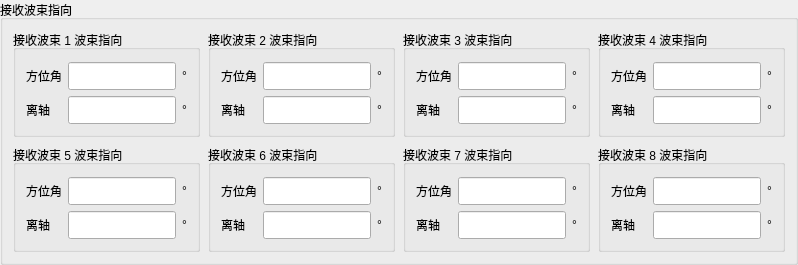
               <widget class="QGroupBox" name="gbRxBeamPointingPanel">
                <property name="title">
                 <string>接收波束指向</string>
                </property>
                <layout class="QGridLayout" name="layoutRxBeamPointingGrid">
                 <property name="leftMargin">
                  <number>10</number>
                 </property>
                 <property name="topMargin">
                  <number>10</number>
                 </property>
                 <property name="rightMargin">
                  <number>10</number>
                 </property>
                 <property name="bottomMargin">
                  <number>10</number>
                 </property>
                 <property name="spacing">
                  <number>8</number>
                 </property>
                 <item row="0" column="0">
                  <widget class="QGroupBox" name="gbRxBeamPointing1">
                   <property name="title">
                    <string>接收波束 1 波束指向</string>
                   </property>
                   <layout class="QGridLayout" name="layoutRxBeamPointing1">
                    <property name="leftMargin">
                     <number>10</number>
                    </property>
                    <property name="topMargin">
                     <number>12</number>
                    </property>
                    <property name="rightMargin">
                     <number>10</number>
                    </property>
                    <property name="bottomMargin">
                     <number>10</number>
                    </property>
                    <property name="spacing">
                     <number>6</number>
                    </property>
                    <item row="0" column="0">
                     <widget class="QLabel" name="lblRxBeam1Azimuth">
                      <property name="text">
                       <string>方位角</string>
                      </property>
                     </widget>
                    </item>
                    <item row="0" column="1">
                     <widget class="QLineEdit" name="leRxBeam1Azimuth">
                      <property name="minimumSize">
                       <size>
                        <width>86</width>
                        <height>28</height>
                       </size>
                      </property>
                      <property name="maximumSize">
                       <size>
                        <width>16777215</width>
                        <height>30</height>
                       </size>
                      </property>
                     </widget>
                    </item>
                    <item row="0" column="2">
                     <widget class="QLabel" name="lblRxBeam1AzimuthUnit">
                      <property name="text">
                       <string>°</string>
                      </property>
                     </widget>
                    </item>
                    <item row="1" column="0">
                     <widget class="QLabel" name="lblRxBeam1OffAxis">
                      <property name="text">
                       <string>离轴</string>
                      </property>
                     </widget>
                    </item>
                    <item row="1" column="1">
                     <widget class="QLineEdit" name="leRxBeam1OffAxis">
                      <property name="minimumSize">
                       <size>
                        <width>86</width>
                        <height>28</height>
                       </size>
                      </property>
                      <property name="maximumSize">
                       <size>
                        <width>16777215</width>
                        <height>30</height>
                       </size>
                      </property>
                     </widget>
                    </item>
                    <item row="1" column="2">
                     <widget class="QLabel" name="lblRxBeam1OffAxisUnit">
                      <property name="text">
                       <string>°</string>
                      </property>
                     </widget>
                    </item>
                   </layout>
                  </widget>
                 </item>
                 <item row="0" column="1">
                  <widget class="QGroupBox" name="gbRxBeamPointing2">
                   <property name="title">
                    <string>接收波束 2 波束指向</string>
                   </property>
                   <layout class="QGridLayout" name="layoutRxBeamPointing2">
                    <property name="leftMargin">
                     <number>10</number>
                    </property>
                    <property name="topMargin">
                     <number>12</number>
                    </property>
                    <property name="rightMargin">
                     <number>10</number>
                    </property>
                    <property name="bottomMargin">
                     <number>10</number>
                    </property>
                    <property name="spacing">
                     <number>6</number>
                    </property>
                    <item row="0" column="0">
                     <widget class="QLabel" name="lblRxBeam2Azimuth">
                      <property name="text">
                       <string>方位角</string>
                      </property>
                     </widget>
                    </item>
                    <item row="0" column="1">
                     <widget class="QLineEdit" name="leRxBeam2Azimuth">
                      <property name="minimumSize">
                       <size>
                        <width>86</width>
                        <height>28</height>
                       </size>
                      </property>
                      <property name="maximumSize">
                       <size>
                        <width>16777215</width>
                        <height>30</height>
                       </size>
                      </property>
                     </widget>
                    </item>
                    <item row="0" column="2">
                     <widget class="QLabel" name="lblRxBeam2AzimuthUnit">
                      <property name="text">
                       <string>°</string>
                      </property>
                     </widget>
                    </item>
                    <item row="1" column="0">
                     <widget class="QLabel" name="lblRxBeam2OffAxis">
                      <property name="text">
                       <string>离轴</string>
                      </property>
                     </widget>
                    </item>
                    <item row="1" column="1">
                     <widget class="QLineEdit" name="leRxBeam2OffAxis">
                      <property name="minimumSize">
                       <size>
                        <width>86</width>
                        <height>28</height>
                       </size>
                      </property>
                      <property name="maximumSize">
                       <size>
                        <width>16777215</width>
                        <height>30</height>
                       </size>
                      </property>
                     </widget>
                    </item>
                    <item row="1" column="2">
                     <widget class="QLabel" name="lblRxBeam2OffAxisUnit">
                      <property name="text">
                       <string>°</string>
                      </property>
                     </widget>
                    </item>
                   </layout>
                  </widget>
                 </item>
                 <item row="0" column="2">
                  <widget class="QGroupBox" name="gbRxBeamPointing3">
                   <property name="title">
                    <string>接收波束 3 波束指向</string>
                   </property>
                   <layout class="QGridLayout" name="layoutRxBeamPointing3">
                    <property name="leftMargin">
                     <number>10</number>
                    </property>
                    <property name="topMargin">
                     <number>12</number>
                    </property>
                    <property name="rightMargin">
                     <number>10</number>
                    </property>
                    <property name="bottomMargin">
                     <number>10</number>
                    </property>
                    <property name="spacing">
                     <number>6</number>
                    </property>
                    <item row="0" column="0">
                     <widget class="QLabel" name="lblRxBeam3Azimuth">
                      <property name="text">
                       <string>方位角</string>
                      </property>
                     </widget>
                    </item>
                    <item row="0" column="1">
                     <widget class="QLineEdit" name="leRxBeam3Azimuth">
                      <property name="minimumSize">
                       <size>
                        <width>86</width>
                        <height>28</height>
                       </size>
                      </property>
                      <property name="maximumSize">
                       <size>
                        <width>16777215</width>
                        <height>30</height>
                       </size>
                      </property>
                     </widget>
                    </item>
                    <item row="0" column="2">
                     <widget class="QLabel" name="lblRxBeam3AzimuthUnit">
                      <property name="text">
                       <string>°</string>
                      </property>
                     </widget>
                    </item>
                    <item row="1" column="0">
                     <widget class="QLabel" name="lblRxBeam3OffAxis">
                      <property name="text">
                       <string>离轴</string>
                      </property>
                     </widget>
                    </item>
                    <item row="1" column="1">
                     <widget class="QLineEdit" name="leRxBeam3OffAxis">
                      <property name="minimumSize">
                       <size>
                        <width>86</width>
                        <height>28</height>
                       </size>
                      </property>
                      <property name="maximumSize">
                       <size>
                        <width>16777215</width>
                        <height>30</height>
                       </size>
                      </property>
                     </widget>
                    </item>
                    <item row="1" column="2">
                     <widget class="QLabel" name="lblRxBeam3OffAxisUnit">
                      <property name="text">
                       <string>°</string>
                      </property>
                     </widget>
                    </item>
                   </layout>
                  </widget>
                 </item>
                 <item row="0" column="3">
                  <widget class="QGroupBox" name="gbRxBeamPointing4">
                   <property name="title">
                    <string>接收波束 4 波束指向</string>
                   </property>
                   <layout class="QGridLayout" name="layoutRxBeamPointing4">
                    <property name="leftMargin">
                     <number>10</number>
                    </property>
                    <property name="topMargin">
                     <number>12</number>
                    </property>
                    <property name="rightMargin">
                     <number>10</number>
                    </property>
                    <property name="bottomMargin">
                     <number>10</number>
                    </property>
                    <property name="spacing">
                     <number>6</number>
                    </property>
                    <item row="0" column="0">
                     <widget class="QLabel" name="lblRxBeam4Azimuth">
                      <property name="text">
                       <string>方位角</string>
                      </property>
                     </widget>
                    </item>
                    <item row="0" column="1">
                     <widget class="QLineEdit" name="leRxBeam4Azimuth">
                      <property name="minimumSize">
                       <size>
                        <width>86</width>
                        <height>28</height>
                       </size>
                      </property>
                      <property name="maximumSize">
                       <size>
                        <width>16777215</width>
                        <height>30</height>
                       </size>
                      </property>
                     </widget>
                    </item>
                    <item row="0" column="2">
                     <widget class="QLabel" name="lblRxBeam4AzimuthUnit">
                      <property name="text">
                       <string>°</string>
                      </property>
                     </widget>
                    </item>
                    <item row="1" column="0">
                     <widget class="QLabel" name="lblRxBeam4OffAxis">
                      <property name="text">
                       <string>离轴</string>
                      </property>
                     </widget>
                    </item>
                    <item row="1" column="1">
                     <widget class="QLineEdit" name="leRxBeam4OffAxis">
                      <property name="minimumSize">
                       <size>
                        <width>86</width>
                        <height>28</height>
                       </size>
                      </property>
                      <property name="maximumSize">
                       <size>
                        <width>16777215</width>
                        <height>30</height>
                       </size>
                      </property>
                     </widget>
                    </item>
                    <item row="1" column="2">
                     <widget class="QLabel" name="lblRxBeam4OffAxisUnit">
                      <property name="text">
                       <string>°</string>
                      </property>
                     </widget>
                    </item>
                   </layout>
                  </widget>
                 </item>
                 <item row="1" column="0">
                  <widget class="QGroupBox" name="gbRxBeamPointing5">
                   <property name="title">
                    <string>接收波束 5 波束指向</string>
                   </property>
                   <layout class="QGridLayout" name="layoutRxBeamPointing5">
                    <property name="leftMargin">
                     <number>10</number>
                    </property>
                    <property name="topMargin">
                     <number>12</number>
                    </property>
                    <property name="rightMargin">
                     <number>10</number>
                    </property>
                    <property name="bottomMargin">
                     <number>10</number>
                    </property>
                    <property name="spacing">
                     <number>6</number>
                    </property>
                    <item row="0" column="0">
                     <widget class="QLabel" name="lblRxBeam5Azimuth">
                      <property name="text">
                       <string>方位角</string>
                      </property>
                     </widget>
                    </item>
                    <item row="0" column="1">
                     <widget class="QLineEdit" name="leRxBeam5Azimuth">
                      <property name="minimumSize">
                       <size>
                        <width>86</width>
                        <height>28</height>
                       </size>
                      </property>
                      <property name="maximumSize">
                       <size>
                        <width>16777215</width>
                        <height>30</height>
                       </size>
                      </property>
                     </widget>
                    </item>
                    <item row="0" column="2">
                     <widget class="QLabel" name="lblRxBeam5AzimuthUnit">
                      <property name="text">
                       <string>°</string>
                      </property>
                     </widget>
                    </item>
                    <item row="1" column="0">
                     <widget class="QLabel" name="lblRxBeam5OffAxis">
                      <property name="text">
                       <string>离轴</string>
                      </property>
                     </widget>
                    </item>
                    <item row="1" column="1">
                     <widget class="QLineEdit" name="leRxBeam5OffAxis">
                      <property name="minimumSize">
                       <size>
                        <width>86</width>
                        <height>28</height>
                       </size>
                      </property>
                      <property name="maximumSize">
                       <size>
                        <width>16777215</width>
                        <height>30</height>
                       </size>
                      </property>
                     </widget>
                    </item>
                    <item row="1" column="2">
                     <widget class="QLabel" name="lblRxBeam5OffAxisUnit">
                      <property name="text">
                       <string>°</string>
                      </property>
                     </widget>
                    </item>
                   </layout>
                  </widget>
                 </item>
                 <item row="1" column="1">
                  <widget class="QGroupBox" name="gbRxBeamPointing6">
                   <property name="title">
                    <string>接收波束 6 波束指向</string>
                   </property>
                   <layout class="QGridLayout" name="layoutRxBeamPointing6">
                    <property name="leftMargin">
                     <number>10</number>
                    </property>
                    <property name="topMargin">
                     <number>12</number>
                    </property>
                    <property name="rightMargin">
                     <number>10</number>
                    </property>
                    <property name="bottomMargin">
                     <number>10</number>
                    </property>
                    <property name="spacing">
                     <number>6</number>
                    </property>
                    <item row="0" column="0">
                     <widget class="QLabel" name="lblRxBeam6Azimuth">
                      <property name="text">
                       <string>方位角</string>
                      </property>
                     </widget>
                    </item>
                    <item row="0" column="1">
                     <widget class="QLineEdit" name="leRxBeam6Azimuth">
                      <property name="minimumSize">
                       <size>
                        <width>86</width>
                        <height>28</height>
                       </size>
                      </property>
                      <property name="maximumSize">
                       <size>
                        <width>16777215</width>
                        <height>30</height>
                       </size>
                      </property>
                     </widget>
                    </item>
                    <item row="0" column="2">
                     <widget class="QLabel" name="lblRxBeam6AzimuthUnit">
                      <property name="text">
                       <string>°</string>
                      </property>
                     </widget>
                    </item>
                    <item row="1" column="0">
                     <widget class="QLabel" name="lblRxBeam6OffAxis">
                      <property name="text">
                       <string>离轴</string>
                      </property>
                     </widget>
                    </item>
                    <item row="1" column="1">
                     <widget class="QLineEdit" name="leRxBeam6OffAxis">
                      <property name="minimumSize">
                       <size>
                        <width>86</width>
                        <height>28</height>
                       </size>
                      </property>
                      <property name="maximumSize">
                       <size>
                        <width>16777215</width>
                        <height>30</height>
                       </size>
                      </property>
                     </widget>
                    </item>
                    <item row="1" column="2">
                     <widget class="QLabel" name="lblRxBeam6OffAxisUnit">
                      <property name="text">
                       <string>°</string>
                      </property>
                     </widget>
                    </item>
                   </layout>
                  </widget>
                 </item>
                 <item row="1" column="2">
                  <widget class="QGroupBox" name="gbRxBeamPointing7">
                   <property name="title">
                    <string>接收波束 7 波束指向</string>
                   </property>
                   <layout class="QGridLayout" name="layoutRxBeamPointing7">
                    <property name="leftMargin">
                     <number>10</number>
                    </property>
                    <property name="topMargin">
                     <number>12</number>
                    </property>
                    <property name="rightMargin">
                     <number>10</number>
                    </property>
                    <property name="bottomMargin">
                     <number>10</number>
                    </property>
                    <property name="spacing">
                     <number>6</number>
                    </property>
                    <item row="0" column="0">
                     <widget class="QLabel" name="lblRxBeam7Azimuth">
                      <property name="text">
                       <string>方位角</string>
                      </property>
                     </widget>
                    </item>
                    <item row="0" column="1">
                     <widget class="QLineEdit" name="leRxBeam7Azimuth">
                      <property name="minimumSize">
                       <size>
                        <width>86</width>
                        <height>28</height>
                       </size>
                      </property>
                      <property name="maximumSize">
                       <size>
                        <width>16777215</width>
                        <height>30</height>
                       </size>
                      </property>
                     </widget>
                    </item>
                    <item row="0" column="2">
                     <widget class="QLabel" name="lblRxBeam7AzimuthUnit">
                      <property name="text">
                       <string>°</string>
                      </property>
                     </widget>
                    </item>
                    <item row="1" column="0">
                     <widget class="QLabel" name="lblRxBeam7OffAxis">
                      <property name="text">
                       <string>离轴</string>
                      </property>
                     </widget>
                    </item>
                    <item row="1" column="1">
                     <widget class="QLineEdit" name="leRxBeam7OffAxis">
                      <property name="minimumSize">
                       <size>
                        <width>86</width>
                        <height>28</height>
                       </size>
                      </property>
                      <property name="maximumSize">
                       <size>
                        <width>16777215</width>
                        <height>30</height>
                       </size>
                      </property>
                     </widget>
                    </item>
                    <item row="1" column="2">
                     <widget class="QLabel" name="lblRxBeam7OffAxisUnit">
                      <property name="text">
                       <string>°</string>
                      </property>
                     </widget>
                    </item>
                   </layout>
                  </widget>
                 </item>
                 <item row="1" column="3">
                  <widget class="QGroupBox" name="gbRxBeamPointing8">
                   <property name="title">
                    <string>接收波束 8 波束指向</string>
                   </property>
                   <layout class="QGridLayout" name="layoutRxBeamPointing8">
                    <property name="leftMargin">
                     <number>10</number>
                    </property>
                    <property name="topMargin">
                     <number>12</number>
                    </property>
                    <property name="rightMargin">
                     <number>10</number>
                    </property>
                    <property name="bottomMargin">
                     <number>10</number>
                    </property>
                    <property name="spacing">
                     <number>6</number>
                    </property>
                    <item row="0" column="0">
                     <widget class="QLabel" name="lblRxBeam8Azimuth">
                      <property name="text">
                       <string>方位角</string>
                      </property>
                     </widget>
                    </item>
                    <item row="0" column="1">
                     <widget class="QLineEdit" name="leRxBeam8Azimuth">
                      <property name="minimumSize">
                       <size>
                        <width>86</width>
                        <height>28</height>
                       </size>
                      </property>
                      <property name="maximumSize">
                       <size>
                        <width>16777215</width>
                        <height>30</height>
                       </size>
                      </property>
                     </widget>
                    </item>
                    <item row="0" column="2">
                     <widget class="QLabel" name="lblRxBeam8AzimuthUnit">
                      <property name="text">
                       <string>°</string>
                      </property>
                     </widget>
                    </item>
                    <item row="1" column="0">
                     <widget class="QLabel" name="lblRxBeam8OffAxis">
                      <property name="text">
                       <string>离轴</string>
                      </property>
                     </widget>
                    </item>
                    <item row="1" column="1">
                     <widget class="QLineEdit" name="leRxBeam8OffAxis">
                      <property name="minimumSize">
                       <size>
                        <width>86</width>
                        <height>28</height>
                       </size>
                      </property>
                      <property name="maximumSize">
                       <size>
                        <width>16777215</width>
                        <height>30</height>
                       </size>
                      </property>
                     </widget>
                    </item>
                    <item row="1" column="2">
                     <widget class="QLabel" name="lblRxBeam8OffAxisUnit">
                      <property name="text">
                       <string>°</string>
                      </property>
                     </widget>
                    </item>
                   </layout>
                  </widget>
                 </item>
                </layout>
               </widget>
